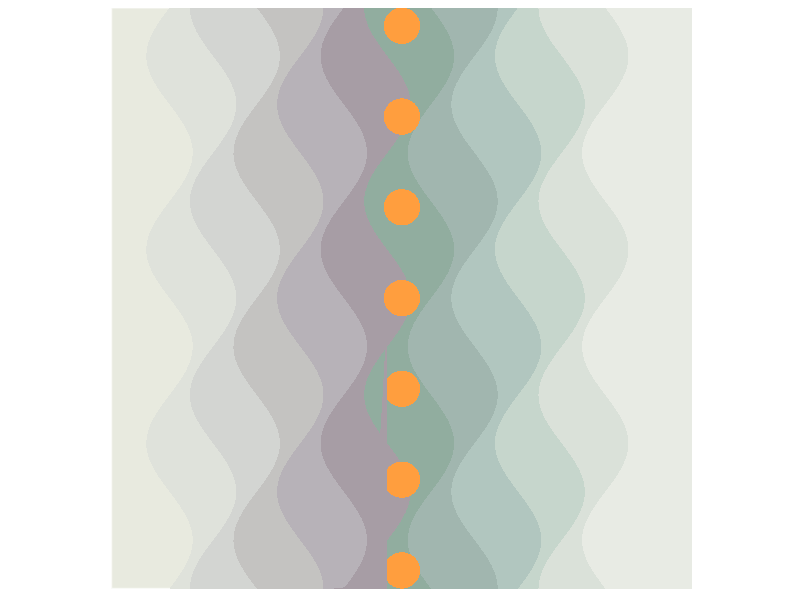

Here is the R script that generated this plot:
## ---- chunk 1
library(tidyverse)

## ---- chunk 2
 xthing<-1
colors<-c(
          "#dfe2db",
          "#d3d5d2",
          "#c4c3c1",
          "#b7b2b8",
          "#a79da5",
          "#91ad9f",
          "#a1b6af",
          "#b1c6bf",
          "#c6d6cc",
          "#dae1d9",
          "#e8ebe4"
          )

g<-ggplot()+ theme(panel.background = element_rect(fill='#e8eadf', colour='white'),
                   panel.grid.major = element_blank(),
                   panel.grid.minor = element_blank())


circle.pos<-data.frame(
  x<-sin(seq(0, 2*pi, length=100))*1/16,
  y<-cos(seq(0, 2*pi, length=100))*1/16
)


positions1<-data.frame(
  y=c(-1,seq(-1,1, length.out=100),1),
  x=c(1,sin(seq(-4*pi,2*pi, length.out = 100))*.08, 1)-.8
  )
positions2<-data.frame(
  y=c(-1,seq(-1,1, length.out=100),1),
  x=c(1,sin(seq(-4.5*pi,1.5*pi, length.out = 100))*.08, 1)-.65
  )
positions3<-data.frame(
  y=c(-1,seq(-1,1, length.out=100),1),
  x=c(1,sin(seq(-5*pi,1*pi, length.out = 100))*.08, 1)-.50
  )
positions4<-data.frame(
  y=c(-1,seq(-1,1, length.out=100),1),
  x=c(1,sin(seq(-5.5*pi,.5*pi, length.out = 100))*.08, 1)-.35
  )
positions5<-data.frame(
  y=c(-1,seq(-1,1, length.out=100),1),
  x=c(1,sin(seq(-6*pi,0*pi, length.out = 100))*.08, 1)-.2
  )
positions6<-data.frame(
  y=c(-1,seq(-1,1, length.out=100),1),
  x=c(1,sin(seq(-6.5*pi,-.5*pi, length.out = 100))*.08, 1)-.05
  )
positions7<-data.frame(
  y=c(-1,seq(-1,1, length.out=100),1),
  x=c(.5,sin(seq(-7*pi,-1*pi, length.out = 100))*.08, .5)+.1
  )
positions8<-data.frame(
  y=c(-1,seq(-1,1, length.out=100),1),
  x=c(.5,sin(seq(-7.5*pi,-1.5*pi, length.out = 100))*.08, .5)+.25
  )
positions9<-data.frame(
  y=c(-1,seq(-1,1, length.out=100),1),
  x=c(.5,sin(seq(-8*pi,-2*pi, length.out = 100))*.08, .5)+.4
  )
positions10<-data.frame(
  y=c(-1,seq(-1,1, length.out=100),1),
  x=c(.25,sin(seq(-8.5*pi,-2.5*pi, length.out = 100))*.08, .25)+.55
  )
positions11<-data.frame(
  y=c(-1,seq(-1,1, length.out=100),1),
  x=c(.3,sin(seq(-9*pi,-3*pi, length.out = 100))*.08, .3)+.7
  )
g<-g+
  #wave1
  geom_polygon(data=positions1, 
               aes(x=x, y=y), 
               fill=colors[1])+
  #wave2
  geom_polygon(data=positions2, 
               aes(x=x, y=y), 
               fill=colors[2])+
  geom_polygon(data=positions3, 
               aes(x=x, y=y), 
               fill=colors[3])+
  geom_polygon(data=positions4, 
               aes(x=x, y=y), 
               fill=colors[4])+
  geom_polygon(data=positions5, 
               aes(x=x, y=y), 
               fill=colors[5])+
  geom_polygon(data=positions6, 
               aes(x=x, y=y), 
               fill=colors[6])+
  geom_polygon(data=positions7, 
               aes(x=x, y=y), 
               fill=colors[7])+
  geom_polygon(data=positions8, 
               aes(x=x, y=y), 
               fill=colors[8])+
  geom_polygon(data=positions9, 
               aes(x=x, y=y), 
               fill=colors[9])+
  geom_polygon(data=positions10, 
               aes(x=x, y=y), 
               fill=colors[10])+
    geom_polygon(data=positions11, 
               aes(x=x, y=y), 
               fill=colors[11])+
  geom_polygon(data=circle.pos,
               aes(x=x, y=y),
               fill="#ff9e3e")+
  geom_polygon(data=circle.pos,
               aes(x=x, y=y+5/16),
               fill="#ff9e3e")+
  geom_polygon(data=circle.pos,
               aes(x=x, y=y-5/16),
               fill="#ff9e3e")+
  geom_polygon(data=circle.pos,
               aes(x=x, y=y-10/16),
               fill="#ff9e3e")+
  geom_polygon(data=circle.pos,
               aes(x=x, y=y+10/16),
               fill="#ff9e3e")+
  geom_polygon(data=circle.pos,
               aes(x=x, y=y-15/16),
               fill="#ff9e3e")+
  geom_polygon(data=circle.pos,
               aes(x=x, y=y+15/16),
               fill="#ff9e3e")+
   
  #trying to round the bottom
 
  geom_polygon(
    aes(x=.25*c(xthing, seq(xthing,0, by=-.01),0,xthing)-.3,
        y=c(xthing^6,(seq(xthing, 0, by=-.01))^6,0,0)-1),
        fill=colors[5])+
  
  
  #making everything scaled appropriately
  coord_fixed()+
  scale_x_continuous(limits = c(-1,1), expand = c(0, 0)) +
  scale_y_continuous(limits = c(-1,1), expand = c(0, 0))+
  theme(axis.title.x=element_blank(),
        axis.text.x=element_blank(),
        axis.ticks.x=element_blank(),
        axis.title.y=element_blank(),
        axis.text.y=element_blank(),
        axis.ticks.y=element_blank())

g
